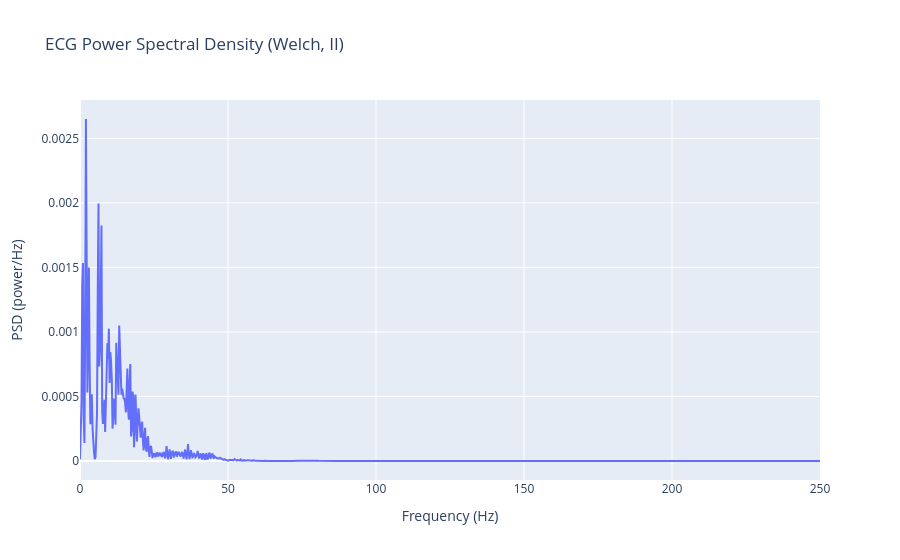

The notebook cell this image was saved under:
### Code cell
WINDOW = 4 *int(sfreq)         
NOVERLAP = WINDOW//2       
NFFT = WINDOW          
window = windows.hamming(WINDOW)  
f, Pxx = welch(
    ecg,
    fs=sfreq,
    window=window,
    nperseg=WINDOW,
    noverlap=NOVERLAP,
    nfft=NFFT,
    scaling='density',# 4‑s windows is typical for ECG PSD [web:14]
)

fig_psd = go.Figure()
fig_psd.add_trace(go.Scatter(
    x=f, y=Pxx, mode="lines", name="PSD"
))
fig_psd.update_layout(
    title=f"ECG Power Spectral Density (Welch, {lead_name})",
    xaxis_title="Frequency (Hz)",
    yaxis_title="PSD (power/Hz)",
    
)
fig_psd.show()

### Figure 1 — Plotly figure (JSON) as saved in the notebook; plotly's stock layout.template omitted (floating-point values rounded to 4 significant figures; data arrays with more than 128 entries replaced by an {"elided": "..."} marker saying what was removed)
{"data": [{"mode": "lines", "name": "PSD", "type": "scatter", "x": {"elided": "1001 float values"}, "y": {"elided": "1001 float values"}}], "layout": {"title": {"text": "ECG Power Spectral Density (Welch, II)"}, "xaxis": {"title": {"text": "Frequency (Hz)"}}, "yaxis": {"title": {"text": "PSD (power/Hz)"}}}}
